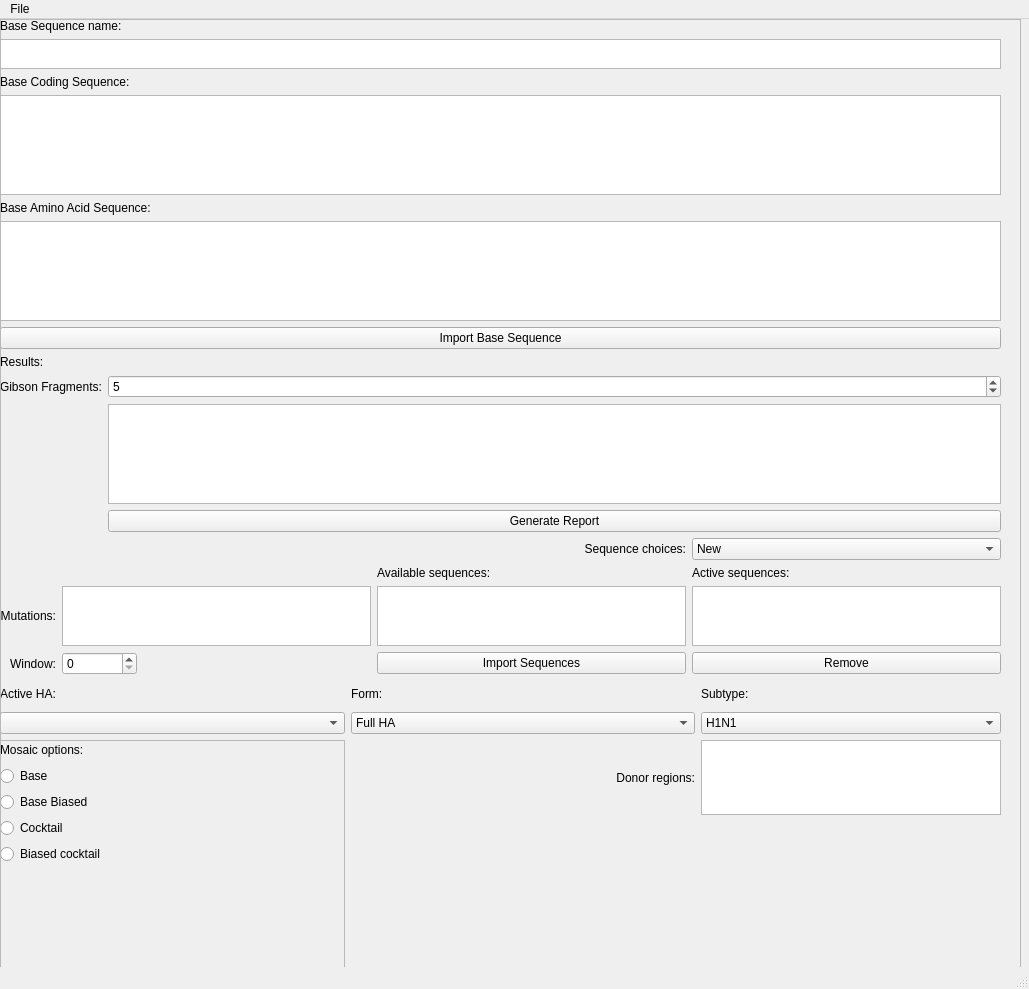
<?xml version="1.0" encoding="UTF-8"?>
<ui version="4.0">
 <class>MainLibrator</class>
 <widget class="QMainWindow" name="MainLibrator">
  <property name="geometry">
   <rect>
    <x>0</x>
    <y>0</y>
    <width>1029</width>
    <height>989</height>
   </rect>
  </property>
  <property name="windowTitle">
   <string>MainWindow</string>
  </property>
  <widget class="QWidget" name="centralwidget">
   <widget class="QScrollArea" name="scrollArea">
    <property name="geometry">
     <rect>
      <x>0</x>
      <y>0</y>
      <width>1021</width>
      <height>1031</height>
     </rect>
    </property>
    <property name="widgetResizable">
     <bool>true</bool>
    </property>
    <widget class="QWidget" name="scrollAreaWidgetContents">
     <property name="geometry">
      <rect>
       <x>0</x>
       <y>0</y>
       <width>1019</width>
       <height>1029</height>
      </rect>
     </property>
     <widget class="QWidget" name="gridLayoutWidget">
      <property name="geometry">
       <rect>
        <x>-1</x>
        <y>-1</y>
        <width>1001</width>
        <height>971</height>
       </rect>
      </property>
      <layout class="QGridLayout" name="gridLayout">
       <item row="0" column="0">
        <layout class="QGridLayout" name="gridLayout_2">
         <item row="4" column="0">
          <widget class="QTextEdit" name="textBaseSeqName">
           <property name="maximumSize">
            <size>
             <width>16777215</width>
             <height>30</height>
            </size>
           </property>
          </widget>
         </item>
         <item row="8" column="0">
          <widget class="QTextEdit" name="textBaseAA">
           <property name="maximumSize">
            <size>
             <width>16777215</width>
             <height>100</height>
            </size>
           </property>
          </widget>
         </item>
         <item row="5" column="0">
          <widget class="QLabel" name="label_2">
           <property name="text">
            <string>Base Coding Sequence:</string>
           </property>
          </widget>
         </item>
         <item row="7" column="0">
          <widget class="QLabel" name="label_3">
           <property name="text">
            <string>Base Amino Acid Sequence:</string>
           </property>
          </widget>
         </item>
         <item row="6" column="0">
          <widget class="QTextEdit" name="textBaseSeq">
           <property name="maximumSize">
            <size>
             <width>16777215</width>
             <height>100</height>
            </size>
           </property>
          </widget>
         </item>
         <item row="9" column="0">
          <widget class="QPushButton" name="btnImportBase">
           <property name="text">
            <string>Import Base Sequence</string>
           </property>
          </widget>
         </item>
         <item row="3" column="0">
          <widget class="QLabel" name="label">
           <property name="text">
            <string>Base Sequence name:</string>
           </property>
          </widget>
         </item>
         <item row="11" column="0">
          <layout class="QGridLayout" name="gridLayout_13">
           <property name="sizeConstraint">
            <enum>QLayout::SetDefaultConstraint</enum>
           </property>
           <item row="5" column="3">
            <widget class="QPushButton" name="btnClearStrain_2">
             <property name="text">
              <string>Import Sequences</string>
             </property>
            </widget>
           </item>
           <item row="5" column="5">
            <widget class="QPushButton" name="btnClearStrain">
             <property name="text">
              <string>Remove</string>
             </property>
            </widget>
           </item>
           <item row="4" column="0">
            <widget class="QLabel" name="label_63">
             <property name="text">
              <string>Mutations:</string>
             </property>
             <property name="alignment">
              <set>Qt::AlignRight|Qt::AlignTrailing|Qt::AlignVCenter</set>
             </property>
            </widget>
           </item>
           <item row="5" column="1">
            <widget class="QSpinBox" name="spnWindow_Base">
             <property name="maximumSize">
              <size>
               <width>75</width>
               <height>16777215</height>
              </size>
             </property>
            </widget>
           </item>
           <item row="5" column="0">
            <widget class="QLabel" name="label_67">
             <property name="text">
              <string>Window:</string>
             </property>
             <property name="alignment">
              <set>Qt::AlignRight|Qt::AlignTrailing|Qt::AlignVCenter</set>
             </property>
            </widget>
           </item>
           <item row="4" column="3">
            <widget class="QListWidget" name="listWidgetStrains">
             <property name="maximumSize">
              <size>
               <width>16777215</width>
               <height>60</height>
              </size>
             </property>
             <property name="dragDropMode">
              <enum>QAbstractItemView::DragOnly</enum>
             </property>
             <property name="alternatingRowColors">
              <bool>true</bool>
             </property>
             <property name="selectionMode">
              <enum>QAbstractItemView::ExtendedSelection</enum>
             </property>
             <property name="sortingEnabled">
              <bool>true</bool>
             </property>
            </widget>
           </item>
           <item row="3" column="5">
            <widget class="QLabel" name="label_29">
             <property name="text">
              <string>Active sequences:</string>
             </property>
            </widget>
           </item>
           <item row="3" column="3">
            <widget class="QLabel" name="label_28">
             <property name="text">
              <string>Available sequences:</string>
             </property>
            </widget>
           </item>
           <item row="0" column="5">
            <widget class="QComboBox" name="cmbListBase">
             <property name="minimumSize">
              <size>
               <width>300</width>
               <height>0</height>
              </size>
             </property>
             <item>
              <property name="text">
               <string>New</string>
              </property>
             </item>
            </widget>
           </item>
           <item row="4" column="5">
            <widget class="QListWidget" name="listWidgetStrainsIn">
             <property name="maximumSize">
              <size>
               <width>16777215</width>
               <height>60</height>
              </size>
             </property>
             <property name="dragDropOverwriteMode">
              <bool>true</bool>
             </property>
             <property name="dragDropMode">
              <enum>QAbstractItemView::DropOnly</enum>
             </property>
             <property name="alternatingRowColors">
              <bool>true</bool>
             </property>
             <property name="selectionMode">
              <enum>QAbstractItemView::ExtendedSelection</enum>
             </property>
             <property name="sortingEnabled">
              <bool>true</bool>
             </property>
            </widget>
           </item>
           <item row="4" column="1">
            <widget class="QTextEdit" name="txtInsert_Base">
             <property name="minimumSize">
              <size>
               <width>0</width>
               <height>0</height>
              </size>
             </property>
             <property name="maximumSize">
              <size>
               <width>16777215</width>
               <height>60</height>
              </size>
             </property>
            </widget>
           </item>
           <item row="0" column="3">
            <widget class="QLabel" name="label_65">
             <property name="minimumSize">
              <size>
               <width>300</width>
               <height>0</height>
              </size>
             </property>
             <property name="text">
              <string>Sequence choices:</string>
             </property>
             <property name="alignment">
              <set>Qt::AlignRight|Qt::AlignTrailing|Qt::AlignVCenter</set>
             </property>
            </widget>
           </item>
          </layout>
         </item>
         <item row="10" column="0">
          <layout class="QGridLayout" name="gridLayout_11">
           <item row="0" column="0">
            <widget class="QLabel" name="label_48">
             <property name="text">
              <string>Results:</string>
             </property>
            </widget>
           </item>
           <item row="1" column="1">
            <widget class="QSpinBox" name="spnFragments">
             <property name="minimum">
              <number>1</number>
             </property>
             <property name="value">
              <number>5</number>
             </property>
            </widget>
           </item>
           <item row="2" column="1">
            <widget class="QTextEdit" name="textEdit">
             <property name="maximumSize">
              <size>
               <width>16777215</width>
               <height>100</height>
              </size>
             </property>
            </widget>
           </item>
           <item row="1" column="0">
            <widget class="QLabel" name="label_61">
             <property name="text">
              <string>Gibson Fragments:</string>
             </property>
            </widget>
           </item>
           <item row="3" column="1">
            <widget class="QPushButton" name="pushButton">
             <property name="text">
              <string>Generate Report</string>
             </property>
            </widget>
           </item>
          </layout>
         </item>
        </layout>
       </item>
       <item row="1" column="0">
        <layout class="QGridLayout" name="gridLayout_3">
         <item row="0" column="3">
          <widget class="QLabel" name="label_66">
           <property name="maximumSize">
            <size>
             <width>16777215</width>
             <height>25</height>
            </size>
           </property>
           <property name="text">
            <string>Subtype:</string>
           </property>
          </widget>
         </item>
         <item row="1" column="2">
          <widget class="QComboBox" name="cmbForm_Base">
           <item>
            <property name="text">
             <string>Full HA</string>
            </property>
           </item>
           <item>
            <property name="text">
             <string>Probe HA</string>
            </property>
           </item>
           <item>
            <property name="text">
             <string>Full NA</string>
            </property>
           </item>
           <item>
            <property name="text">
             <string>Probe NA</string>
            </property>
           </item>
           <item>
            <property name="text">
             <string>Other</string>
            </property>
           </item>
          </widget>
         </item>
         <item row="0" column="2">
          <widget class="QLabel" name="label_64">
           <property name="maximumSize">
            <size>
             <width>16777215</width>
             <height>25</height>
            </size>
           </property>
           <property name="text">
            <string>Form:</string>
           </property>
          </widget>
         </item>
         <item row="1" column="1">
          <widget class="QComboBox" name="cboActive"/>
         </item>
         <item row="1" column="3">
          <widget class="QComboBox" name="cmbSubtypes_Base">
           <item>
            <property name="text">
             <string>H1N1</string>
            </property>
           </item>
           <item>
            <property name="text">
             <string>H3N2</string>
            </property>
           </item>
           <item>
            <property name="text">
             <string>B</string>
            </property>
           </item>
           <item>
            <property name="text">
             <string>Group 1</string>
            </property>
           </item>
           <item>
            <property name="text">
             <string>Group 2</string>
            </property>
           </item>
           <item>
            <property name="text">
             <string>Other</string>
            </property>
           </item>
          </widget>
         </item>
         <item row="0" column="1">
          <widget class="QLabel" name="label_68">
           <property name="maximumSize">
            <size>
             <width>16777215</width>
             <height>25</height>
            </size>
           </property>
           <property name="text">
            <string>Active HA:</string>
           </property>
          </widget>
         </item>
         <item row="2" column="1" rowspan="2">
          <widget class="QFrame" name="frame">
           <property name="frameShape">
            <enum>QFrame::StyledPanel</enum>
           </property>
           <property name="frameShadow">
            <enum>QFrame::Raised</enum>
           </property>
           <widget class="QWidget" name="verticalLayoutWidget">
            <property name="geometry">
             <rect>
              <x>0</x>
              <y>0</y>
              <width>281</width>
              <height>150</height>
             </rect>
            </property>
            <layout class="QVBoxLayout" name="verticalLayout">
             <item>
              <widget class="QLabel" name="label_4">
               <property name="maximumSize">
                <size>
                 <width>16777215</width>
                 <height>20</height>
                </size>
               </property>
               <property name="text">
                <string>Mosaic options:</string>
               </property>
              </widget>
             </item>
             <item>
              <widget class="QRadioButton" name="radioButton_3">
               <property name="text">
                <string>Base</string>
               </property>
              </widget>
             </item>
             <item>
              <widget class="QRadioButton" name="radioButton_2">
               <property name="text">
                <string>Base Biased</string>
               </property>
              </widget>
             </item>
             <item>
              <widget class="QRadioButton" name="radioButton_5">
               <property name="text">
                <string>Cocktail</string>
               </property>
              </widget>
             </item>
             <item>
              <widget class="QRadioButton" name="radioButton_4">
               <property name="text">
                <string>Biased cocktail</string>
               </property>
              </widget>
             </item>
             <item>
              <widget class="QLabel" name="label_6">
               <property name="text">
                <string/>
               </property>
              </widget>
             </item>
            </layout>
           </widget>
          </widget>
         </item>
         <item row="2" column="3">
          <widget class="QTextEdit" name="txtDonorRegions">
           <property name="maximumSize">
            <size>
             <width>300</width>
             <height>75</height>
            </size>
           </property>
          </widget>
         </item>
         <item row="2" column="2">
          <widget class="QLabel" name="label_5">
           <property name="text">
            <string>Donor regions:</string>
           </property>
           <property name="alignment">
            <set>Qt::AlignRight|Qt::AlignTrailing|Qt::AlignVCenter</set>
           </property>
          </widget>
         </item>
        </layout>
       </item>
      </layout>
     </widget>
    </widget>
   </widget>
  </widget>
  <widget class="QMenuBar" name="menubar">
   <property name="geometry">
    <rect>
     <x>0</x>
     <y>0</y>
     <width>1029</width>
     <height>22</height>
    </rect>
   </property>
   <widget class="QMenu" name="menuFile">
    <property name="title">
     <string>File</string>
    </property>
    <addaction name="action_New"/>
    <addaction name="action_Open"/>
    <addaction name="action_Close"/>
    <addaction name="action_Close_2"/>
   </widget>
   <addaction name="menuFile"/>
  </widget>
  <widget class="QStatusBar" name="statusbar"/>
  <action name="action_New">
   <property name="text">
    <string>&amp;New</string>
   </property>
  </action>
  <action name="action_Open">
   <property name="text">
    <string>&amp;Open</string>
   </property>
  </action>
  <action name="action_Close">
   <property name="text">
    <string>&amp;Save</string>
   </property>
  </action>
  <action name="action_Close_2">
   <property name="text">
    <string>&amp;Close</string>
   </property>
  </action>
 </widget>
 <resources/>
 <connections/>
</ui>
